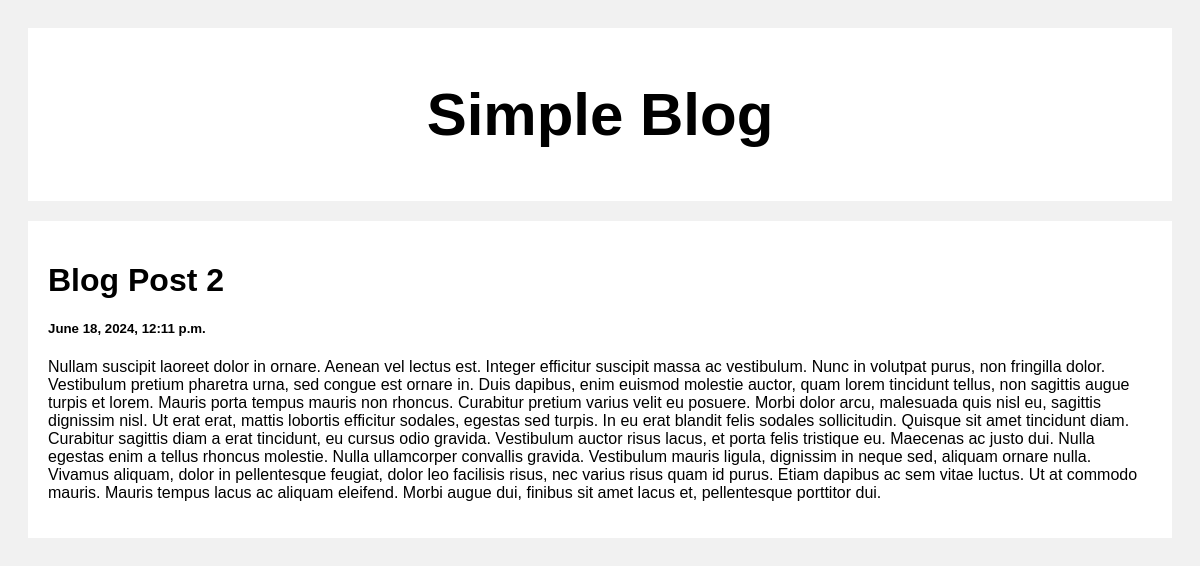
Screenshot of /post/2 with the database file from the repository.
### posts/views.py (the view)
def post(request, pk):
    posts = Post.objects.get(id=pk)
    return render(request, 'post.html', {'posts':posts})

### templates/post.html (shortened to what this page needs)
<!DOCTYPE html>
<html>
  <head>
  </head>
  <body>
    <div class="header">
      <h2>Simple Blog</h2>
    </div>
    <div class="row">
      <div class="leftcolumn">
        <div class="card">
            <h1>{{posts.title}}</h1>
            <h5>{{posts.created_at}}</h5>
            <p>{{posts.body}}</p>
        </div>
      </div>
    </div>
  </body>
</html>

### templates/post.html (style rules this page uses)
* { box-sizing: border-box; }
body { font-family: Arial; padding: 20px; background: #f1f1f1; }
.header { padding: 2px; font-size: 40px; text-align: center; background: white; }
.leftcolumn { float: left; width: 100%; }
.card { background-color: white; padding: 20px; margin-top: 20px; }
.row:after { content: ""; display: table; clear: both; }

### rows the page displays
Post: title "Blog Post 2", created_at "June 18, 2024, 12:11 p.m.", body "Nullam suscipit laoreet dolor in ornare. Aenean vel lectus est. Integer efficitur suscipit massa ac vestibulum. Nunc in volutpat purus, non fringilla dolor. Vestibulum pretium pharetra urna, sed congue est ornare in. Duis dapibus, enim euismod molestie auctor, quam lorem tincidunt tellus, non sagittis augue turpis et lorem. Mauris porta tempus mauris non rhoncus. Curabitur pretium varius velit eu posuere. Morbi dolor arcu, malesuada quis nisl eu, sagittis dignissim nisl. Ut erat erat, mattis lobortis efficitur sodales, egestas sed turpis. In eu erat blandit felis sodales sollicitudin. Quisque sit amet tincidunt diam. Curabitur sagittis diam a erat tincidunt, eu cursus odio gravida.…"
